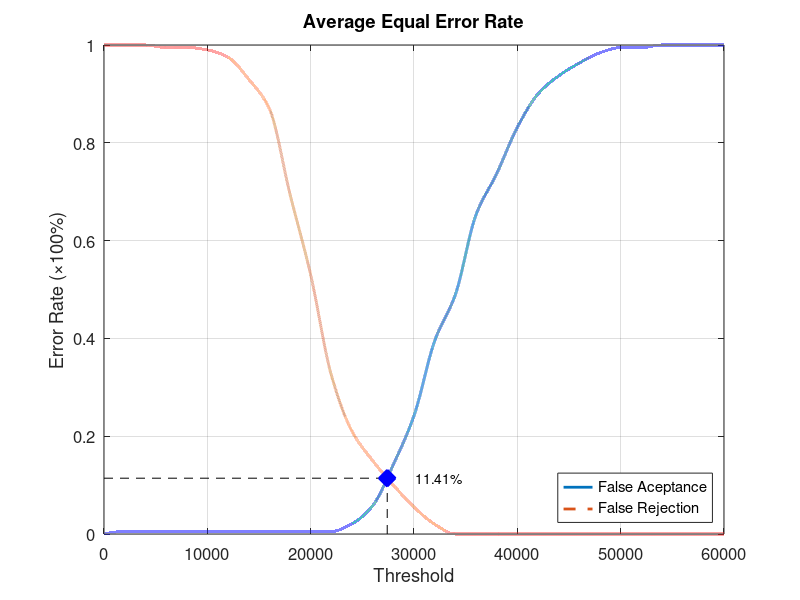
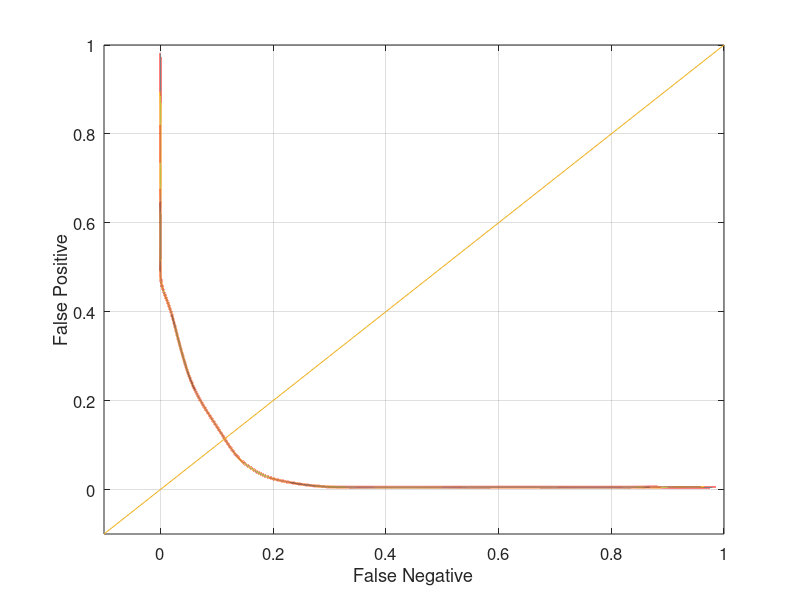

Recreate these plots in MATLAB, in order.
function yEER = Database3_1
close all;
clear;
clc;
x = 0:2000:60000;
xq = 0:0.5:60000;

y0 = [0 0.00526316 0.00526316 0.00526316 0.00526316 0.00526316 0.00526316 0.00526316 0.00526316 0.00526316 0.00526316 0.00526316 0.0210526 0.0578947 0.142105 0.242105 0.394737 0.489474 0.652632 0.736842 0.831579 0.9 0.936842 0.963158 0.984211 0.994737 0.994737 1 1 1 1];
yy0 = interp1(x, y0, xq, 'pchip');
y1 = [1 1 1 0.995 0.995 0.99 0.975 0.93 0.87 0.695 0.53 0.325 0.21 0.15 0.1 0.055 0.02 0 0 0 0 0 0 0 0 0 0 0 0 0 0];
yy1 = interp1(x, y1, xq, 'pchip');

% Calculating EER: 
y2 = abs(y0 - y1);
find(y2 == min(y2))
yy2 = abs(yy0 - yy1);
xEER = find(yy2 == min(yy2));
xEERIndex = xq(xEER) % X-axis EER
yEER = yy0(xEER) % Y-axis EER

main = figure
plot(xq, yy0,'-','LineWidth', 2);	hold on
plot(xq, yy1,'--','LineWidth', 2);	hold on
plot([xEERIndex xEERIndex], [0 yEER], 'k--');	hold on
plot([0 xEERIndex], [yEER yEER], 'k--');	hold on
plot(xEERIndex, yEER, 'bx', 'LineWidth', 10);	hold on
text(xEERIndex + 10 * xEERIndex / 100, yEER, [num2str(round((10000 * yEER)) / 100) '%'])
legend('False Aceptance', 'False Rejection', 'Location', 'SouthEast')
xlabel('Threshold')
ylabel('Error Rate (\times100%)')
title('Average Equal Error Rate')
set(gca, 'FontSize', 12)
axis([0 60000 0 1])
grid on

print(main, 'Database3_1Main', '-dpng');
FNRxFPR = figure('Color', [1 1 1]);
plot(yy1, yy0, '-', yy1, yy0, 'LineWidth', 2);
hold on
y = -0.1:0.1:1
plot(y, y); 
set(gca, 'FontSize', 12)
xlabel('False Negative')
ylabel('False Positive')
axis([-0.1 1 -0.1 1])
set(gca, 'FontSize', 12)
grid on

print(FNRxFPR, 'Database3_1FNRxFPR','-dpng');
end
